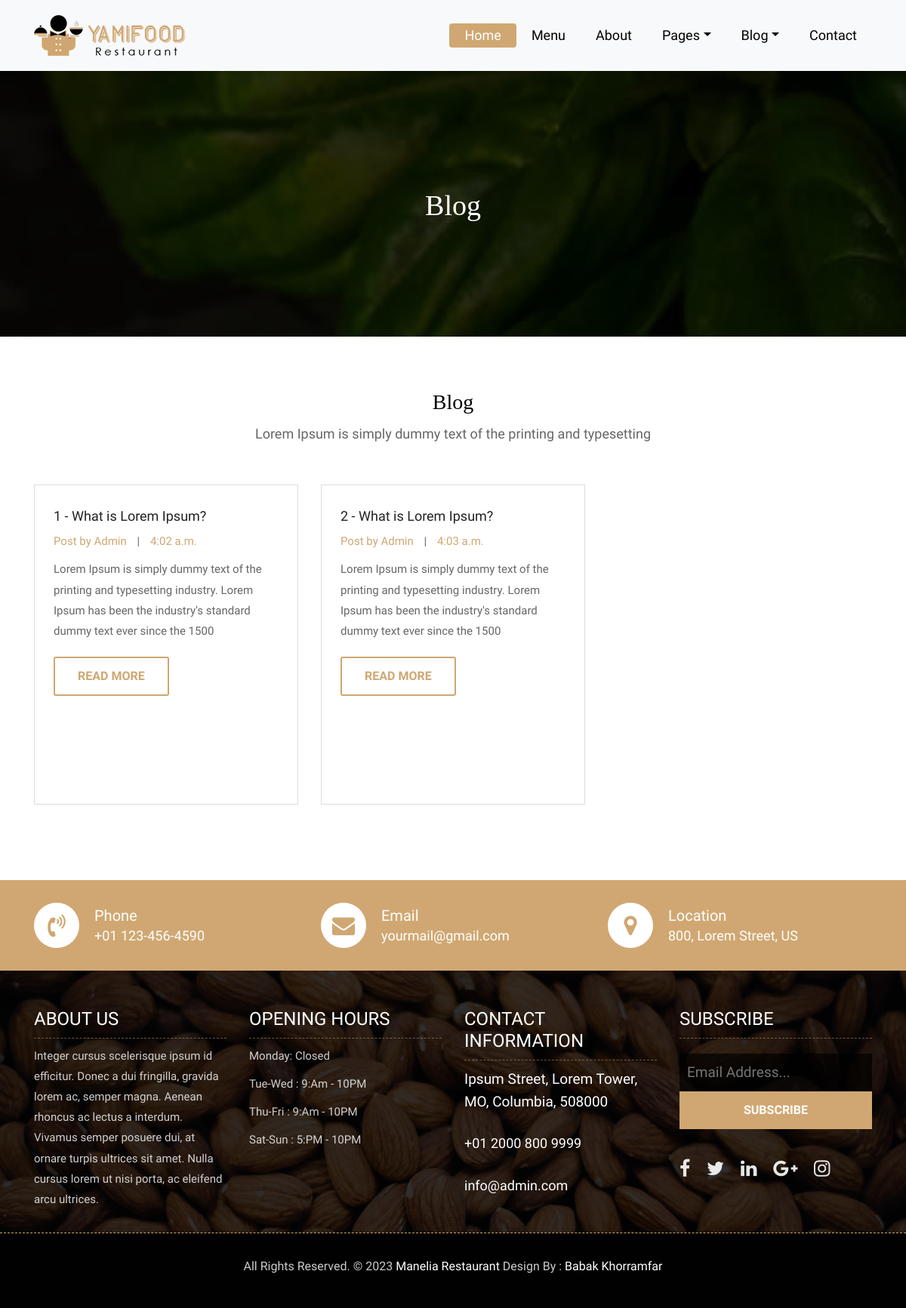
Screenshot of /blog/ with the database file from the repository.
### blog/models.py (models this page shows, shortened)
class Blog(models.Model):
    title = models.CharField(max_length=254)
    summary = models.TextField(max_length=150)
    content = models.TextField(max_length=4000, blank=True)
    date = models.DateField(auto_now_add=True)
    date = models.TimeField(auto_now_add=True)
    tag = models.CharField(max_length=100)
    author = models.CharField(max_length=50)
    photo = models.ImageField(max_length=200)

### blog/views.py (the view)
# urls.py: path('', views.blog, name = "blog"),
def blog(request):
    blog_list = Blog.objects.all()
    context = {
        'blog' : blog_list
    }
    return render(request, 'blog/blog.html', context)

### blog/templates/blog/blog.html (shortened to what this page needs)
{% extends 'base.html' %}
{% load static %}
{% block content %}
	<div class="all-page-title page-breadcrumb">
		<div class="container text-center">
			<div class="row">
				<div class="col-lg-12">
					<h1>Blog</h1>
				</div>
			</div>
		</div>
	</div>
	<div class="blog-box">
		<div class="container">
			<div class="row">
				<div class="col-lg-12">
					<div class="heading-title text-center">
						<h2>Blog</h2>
						<p>Lorem Ipsum is simply dummy text of the printing and typesetting</p>
					</div>
				</div>
			</div>
			<div class="row">
				{% for post in blog %}
				<div class="col-lg-4 col-md-6 col-12">
					<div class="blog-box-inner">
						<div class="blog-img-box">
						</div>
						<div class="blog-detail">
							<h4>{{post.title}}</h4>
							<ul>
								<li><span>Post by {{post.author}}</span></li>
								<li>|</li>
								<li><span>{{post.date}}</span></li>
							</ul>
							<p>{{post.summary}}</p>
							<a class="btn btn-lg btn-circle btn-outline-new-white" href="{% url 'blog:post' post.id  %}">Read More</a>
						</div>
					</div>
				</div>
				{% endfor %}
			</div>
		</div>
	</div>
{% endblock %}

### static/css/style.css (style rules this page uses)
body { color: #666666; font-size: 15px; font-family: 'Athiti', sans-serif; line-height: 1.80857; }
a { color: #1f1f1f; text-decoration: none !important; outline: none !important; -webkit-transition: all .3s ease-in-out; -moz-transition: all .3s ease-in-out; -ms-transition: all .3s ease-in-out; -o-transition: all .3s ease-in-out; transition: all .3s ease-in-out; }
h1, h2, h3, h4, h5, h6 { letter-spacing: 0; font-weight: normal; position: relative; padding: 0 0 10px 0; font-weight: normal; line-height: 120% !important; color: #1f1f1f; margin: 0 }
h1 { font-size: 24px }
h2 { font-size: 22px }
h4 { font-size: 16px }
a { color: #1f1f1f; text-decoration: none; outline: none; }
a, .btn { text-decoration: none !important; outline: none !important; -webkit-transition: all .3s ease-in-out; -moz-transition: all .3s ease-in-out; -ms-transition: all .3s ease-in-out; -o-transition: all .3s ease-in-out; transition: all .3s ease-in-out; }
ul, li, ol { list-style: none; margin: 0px; padding: 0px; }
.btn { text-transform: uppercase; padding: 19px 36px; }
.btn { display: inline-block; font-weight: 600; text-align: center; white-space: nowrap; vertical-align: middle; -webkit-user-select: none; -moz-user-select: none; -ms-user-select: none; user-select: none; border: 2px solid transparent; padding: 12px 30px; font-size: 16px; line-height: 1.5; border-radius: .1875rem; transition: color .15s ease-in-out, background-color .15s ease-in-out, border-color .15s ease-in-out, box-shadow .15s ease-in-out; }
.btn-outline-new-white { color: #fff; background-color: transparent; background-image: none; border-color: #cfa671; }
.heading-title { margin-bottom: 50px; }
.heading-title h2 { color: #010101; font-size: 28px; font-family: 'Arbutus Slab', serif; }
.heading-title p { font-size: 18px; font-weight: 200; margin: 0px; }
.page-breadcrumb { padding: 250px 0 150px; background: url(../images/all-bg.jpg) no-repeat; background-attachment: fixed; background-size: cover; background-position: 0 0; position: relative; }
.all-page-title .container { position: relative; z-index: 2; }
.all-page-title::before { background: #010101; content: ""; height: 100%; left: 0; position: absolute; top: 0; width: 100%; z-index: 1; opacity: 0.8; }
.all-page-title h1 { font-size: 38px; color: #ffffff; font-family: 'Arbutus Slab', serif; padding: 0px; }
.blog-box { padding: 70px 0px; }
.blog-box-inner { position: relative; margin-bottom: 30px; }
.blog-box-inner .blog-img-box { position: relative; display: block; }
.blog-box-inner .blog-detail { position: absolute; top: 0; background: #fff; padding: 30px 25px; border: 1px solid #ddd; transition-duration: .5s; height: 100%; }
.blog-detail h4 { font-size: 18px; font-weight: 500; color: #222222; }
.blog-detail ul li { display: inline-block; padding: 0px 5px; }
.blog-detail ul li span { color: #d0a772; cursor: pointer; }
.blog-detail ul li:first-child { padding-left: 0px; }
.blog-detail p { padding: 10px 0px 0 0; margin: 0px; }
.blog-detail a { color: #d0a772; margin-top: 20px; }

### rows the page displays
Blog: title "1 - What is Lorem Ipsum?", author "Admin", date "4:02 a.m.", summary "Lorem Ipsum is simply dummy text of the printing and typesetting industry. Lorem Ipsum has been the industry's standard dummy text ever since the 1500"
Blog: title "2 - What is Lorem Ipsum?", author "Admin", date "4:03 a.m.", summary "Lorem Ipsum is simply dummy text of the printing and typesetting industry. Lorem Ipsum has been the industry's standard dummy text ever since the 1500"
